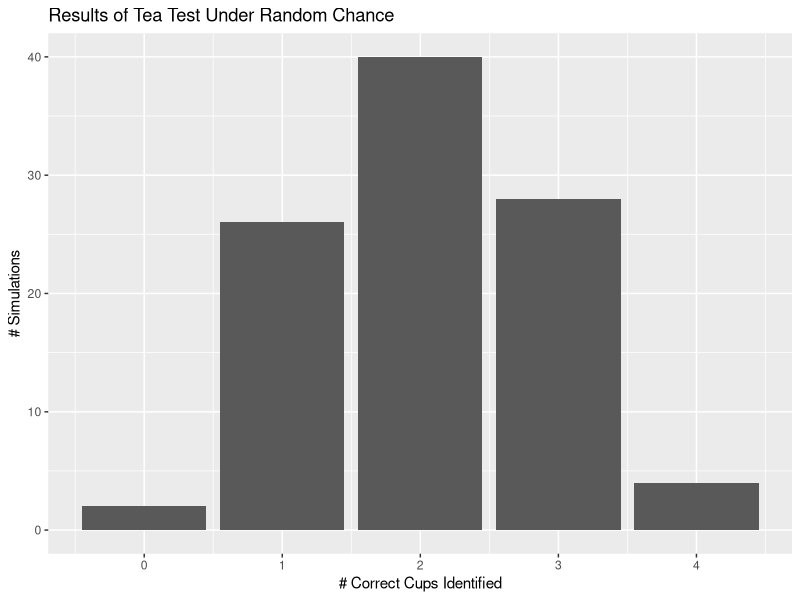
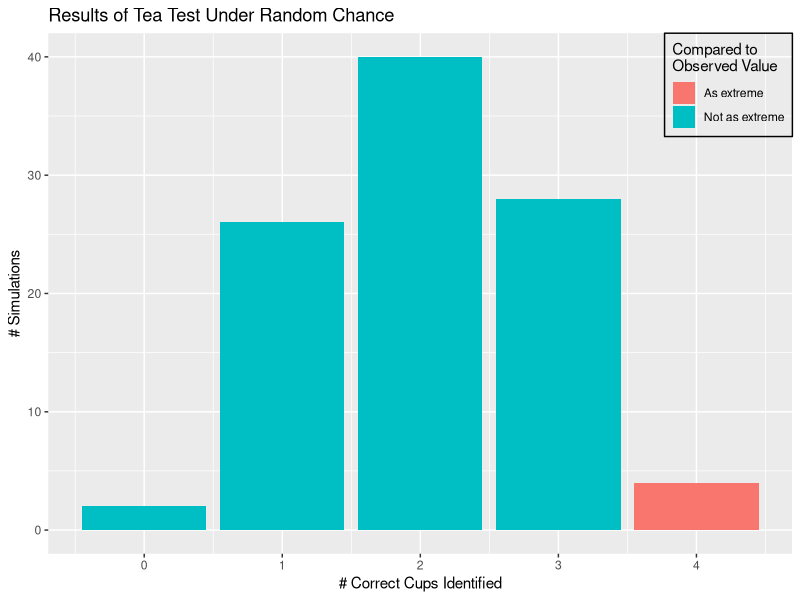
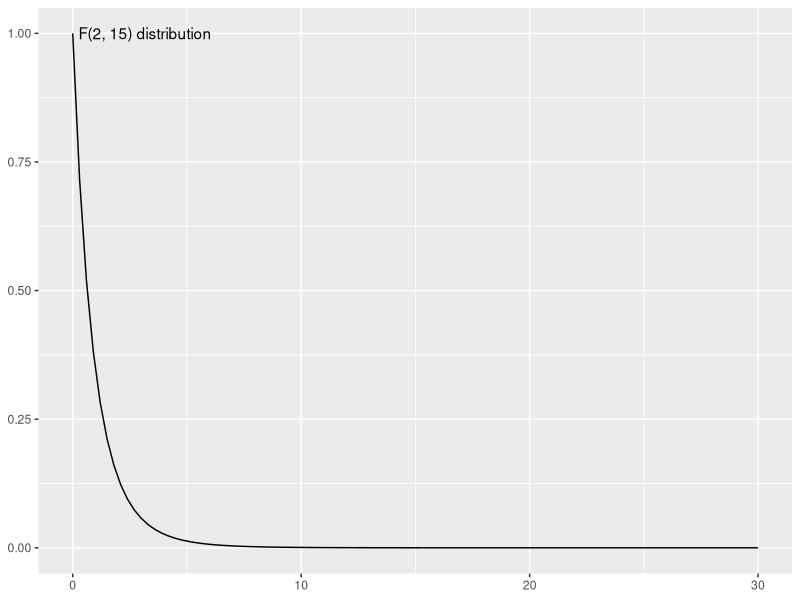

The R source for these figures, in order:
## ---- chunk 1
set.seed(24094703)
library(ggplot2)
library(tibble)
res <- tibble(x = rbinom(100, 4, .5))
res$fill <- factor(ifelse(res$x == 4, "As extreme", "Not as extreme"))

ggplot(data = res, aes(x = x)) + geom_bar() + xlab("# Correct Cups Identified") + ylab("# Simulations") + ggtitle("Results of Tea Test Under Random Chance")

ggplot(data = res, aes(x = x, fill = fill)) + geom_bar() + 
  scale_fill_discrete("Compared to\nObserved Value") + 
  xlab("# Correct Cups Identified") + ylab("# Simulations") + 
  ggtitle("Results of Tea Test Under Random Chance") + 
  theme(legend.position = c(1, 1), legend.justification = c(1,1), legend.background = element_rect(fill = "transparent", color = "black"))
## ---- chunk 2
library(tidyverse)

data <- tibble(group = rep(1:3, each = 6), 
       groupavg = rep(c(41, 43, 47), each = 6),
       dev = c(0, 3, -1, 0, -1, -1, -1, -1, 2, -2, 1, 1, 0, 0, 0, 0, -2, 2))

data <- mutate(data, height = groupavg + dev, grade = factor(group))

anova(lm(height ~ grade, data = data))
## ---- chunk 3
options(knitr.kable.NA = '') 
as_tibble(anova(lm(height ~ grade, data = data))) %>%
  mutate(Factor = c("grade", "Residuals")) %>%
  select(Factor, everything()) %>%
  bind_rows(tibble(Factor = "Total", Df = 17, `Sum Sq` = 144, `Mean Sq` = NA, `F value` = NA, `Pr(>F)` = NA)) %>%
  knitr::kable()
## ---- chunk 4
ggplot() + 
  xlim(c(0, 30)) + 
  geom_function(fun = df, args = list(df1 = 2, df2 = 15)) + 
  geom_text(aes(x = 0.25, y = 1, label = "F(2, 15) distribution"), hjust = 0) + 
  theme(axis.title = element_blank())
